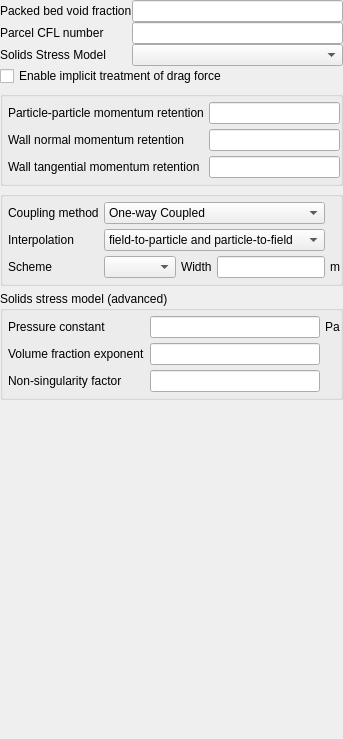
     <widget class="QWidget" name="PIC">
      <layout class="QGridLayout" name="gridLayout_4">
       <property name="leftMargin">
        <number>0</number>
       </property>
       <property name="topMargin">
        <number>0</number>
       </property>
       <property name="rightMargin">
        <number>0</number>
       </property>
       <property name="bottomMargin">
        <number>0</number>
       </property>
       <property name="spacing">
        <number>5</number>
       </property>
       <item row="0" column="0">
        <widget class="QFrame" name="frame_14">
         <layout class="QGridLayout" name="gridLayout_59">
          <property name="leftMargin">
           <number>0</number>
          </property>
          <property name="topMargin">
           <number>0</number>
          </property>
          <property name="rightMargin">
           <number>0</number>
          </property>
          <property name="bottomMargin">
           <number>0</number>
          </property>
          <property name="spacing">
           <number>0</number>
          </property>
          <item row="0" column="0">
           <widget class="QLabel" name="label_228">
            <property name="text">
             <string>Packed bed void fraction</string>
            </property>
           </widget>
          </item>
          <item row="0" column="1">
           <widget class="LineEdit" name="lineedit_keyword_ep_star"/>
          </item>
          <item row="1" column="0">
           <widget class="QLabel" name="label_229">
            <property name="text">
             <string>Parcel CFL number</string>
            </property>
           </widget>
          </item>
          <item row="1" column="1">
           <widget class="LineEdit" name="lineedit_keyword_cfl_pic"/>
          </item>
          <item row="2" column="0">
           <widget class="QLabel" name="label_230">
            <property name="text">
             <string>Solids Stress Model</string>
            </property>
           </widget>
          </item>
          <item row="2" column="1">
           <widget class="ComboBox" name="combobox"/>
          </item>
          <item row="3" column="0" colspan="2">
           <widget class="CheckBox" name="checkbox_keyword_mppic_pdrag_implicit">
            <property name="text">
             <string>Enable implicit treatment of drag force</string>
            </property>
           </widget>
          </item>
         </layout>
        </widget>
       </item>
       <item row="1" column="0">
        <widget class="QGroupBox" name="groupBox_15">
         <property name="title">
          <string/>
         </property>
         <property name="flat">
          <bool>true</bool>
         </property>
         <layout class="QGridLayout" name="gridLayout_60">
          <property name="leftMargin">
           <number>5</number>
          </property>
          <property name="topMargin">
           <number>5</number>
          </property>
          <property name="rightMargin">
           <number>0</number>
          </property>
          <property name="bottomMargin">
           <number>5</number>
          </property>
          <property name="spacing">
           <number>5</number>
          </property>
          <item row="0" column="0">
           <widget class="QLabel" name="label_231">
            <property name="text">
             <string>Particle-particle momentum retention</string>
            </property>
           </widget>
          </item>
          <item row="0" column="1">
           <widget class="LineEdit" name="lineedit_keyword_mppic_coeff_en1"/>
          </item>
          <item row="1" column="0">
           <widget class="QLabel" name="label_232">
            <property name="text">
             <string>Wall normal momentum retention</string>
            </property>
           </widget>
          </item>
          <item row="1" column="1">
           <widget class="LineEdit" name="lineedit_keyword_mppic_coeff_en_wall"/>
          </item>
          <item row="2" column="0">
           <widget class="QLabel" name="label_233">
            <property name="text">
             <string>Wall tangential momentum retention</string>
            </property>
           </widget>
          </item>
          <item row="2" column="1">
           <widget class="LineEdit" name="lineedit_keyword_mppic_coeff_et_wall"/>
          </item>
         </layout>
        </widget>
       </item>
       <item row="2" column="0">
        <widget class="QGroupBox" name="groupBox_16">
         <property name="title">
          <string/>
         </property>
         <property name="flat">
          <bool>true</bool>
         </property>
         <layout class="QGridLayout" name="gridLayout_61">
          <property name="leftMargin">
           <number>5</number>
          </property>
          <property name="topMargin">
           <number>5</number>
          </property>
          <property name="rightMargin">
           <number>0</number>
          </property>
          <property name="bottomMargin">
           <number>5</number>
          </property>
          <property name="spacing">
           <number>5</number>
          </property>
          <item row="2" column="3">
           <widget class="LineEdit" name="lineedit_keyword_des_interp_width"/>
          </item>
          <item row="2" column="2">
           <widget class="QLabel" name="label_234">
            <property name="text">
             <string>Width</string>
            </property>
           </widget>
          </item>
          <item row="2" column="1">
           <widget class="ComboBox" name="combobox_keyword_des_interp_scheme"/>
          </item>
          <item row="2" column="0">
           <widget class="QLabel" name="label_235">
            <property name="text">
             <string>Scheme</string>
            </property>
           </widget>
          </item>
          <item row="2" column="4">
           <widget class="QLabel" name="label_236">
            <property name="text">
             <string>m</string>
            </property>
           </widget>
          </item>
          <item row="1" column="0">
           <widget class="QLabel" name="label_237">
            <property name="text">
             <string>Interpolation</string>
            </property>
           </widget>
          </item>
          <item row="0" column="0">
           <widget class="QLabel" name="label_238">
            <property name="text">
             <string>Coupling method</string>
            </property>
           </widget>
          </item>
          <item row="1" column="1" colspan="3">
           <widget class="ComboBox" name="comboBox_25">
            <item>
             <property name="text">
              <string>field-to-particle and particle-to-field</string>
             </property>
            </item>
            <item>
             <property name="text">
              <string>field-to-particle only</string>
             </property>
            </item>
            <item>
             <property name="text">
              <string>particle-to-filed only</string>
             </property>
            </item>
            <item>
             <property name="text">
              <string>no-interpolation</string>
             </property>
            </item>
           </widget>
          </item>
          <item row="0" column="1" colspan="3">
           <widget class="ComboBox" name="comboBox_24">
            <item>
             <property name="text">
              <string>One-way Coupled</string>
             </property>
            </item>
            <item>
             <property name="text">
              <string>Fully Coupled</string>
             </property>
            </item>
           </widget>
          </item>
         </layout>
        </widget>
       </item>
       <item row="3" column="0">
        <widget class="QGroupBox" name="groupBox_17">
         <property name="title">
          <string>Solids stress model (advanced)</string>
         </property>
         <property name="flat">
          <bool>true</bool>
         </property>
         <layout class="QGridLayout" name="gridLayout_62">
          <property name="leftMargin">
           <number>5</number>
          </property>
          <property name="topMargin">
           <number>5</number>
          </property>
          <property name="rightMargin">
           <number>0</number>
          </property>
          <property name="bottomMargin">
           <number>5</number>
          </property>
          <property name="spacing">
           <number>5</number>
          </property>
          <item row="0" column="0">
           <widget class="QLabel" name="label_224">
            <property name="text">
             <string>Pressure constant</string>
            </property>
           </widget>
          </item>
          <item row="0" column="1">
           <widget class="LineEdit" name="lineedit_keyword_psfac_fric_pic"/>
          </item>
          <item row="0" column="2">
           <widget class="QLabel" name="label_225">
            <property name="text">
             <string>Pa</string>
            </property>
           </widget>
          </item>
          <item row="1" column="0">
           <widget class="QLabel" name="label_226">
            <property name="text">
             <string>Volume fraction exponent</string>
            </property>
           </widget>
          </item>
          <item row="1" column="1">
           <widget class="LineEdit" name="lineedit_keyword_fric_exp_pic"/>
          </item>
          <item row="2" column="0">
           <widget class="QLabel" name="label_227">
            <property name="text">
             <string>Non-singularity factor</string>
            </property>
           </widget>
          </item>
          <item row="2" column="1">
           <widget class="LineEdit" name="lineedit_keyword_fric_non_sing_fac"/>
          </item>
         </layout>
        </widget>
       </item>
       <item row="4" column="0">
        <spacer name="verticalSpacer_3">
         <property name="orientation">
          <enum>Qt::Vertical</enum>
         </property>
         <property name="sizeHint" stdset="0">
          <size>
           <width>20</width>
           <height>339</height>
          </size>
         </property>
        </spacer>
       </item>
      </layout>
     </widget>
